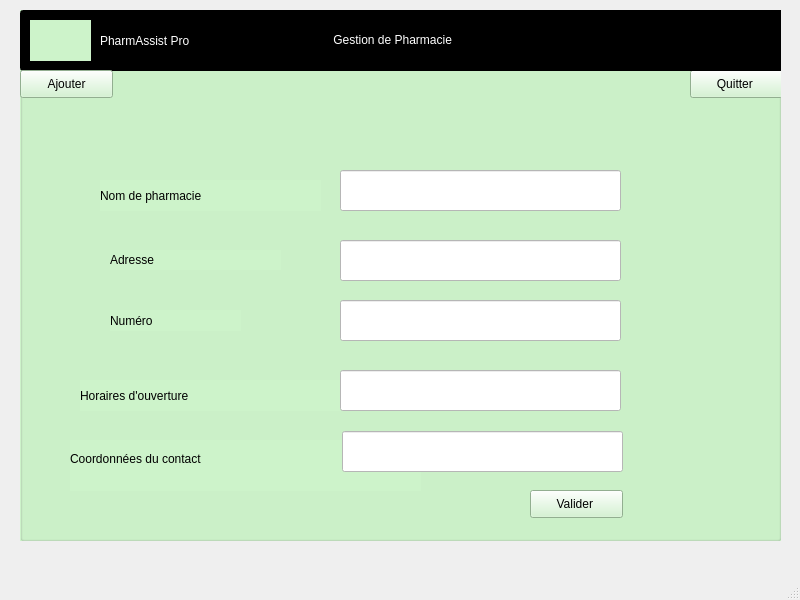
<?xml version="1.0" encoding="UTF-8"?>
<ui version="4.0">
 <class>MainWindow</class>
 <widget class="QMainWindow" name="MainWindow">
  <property name="geometry">
   <rect>
    <x>0</x>
    <y>0</y>
    <width>800</width>
    <height>600</height>
   </rect>
  </property>
  <property name="windowTitle">
   <string>MainWindow</string>
  </property>
  <widget class="QWidget" name="centralwidget">
   <widget class="QGroupBox" name="groupBox">
    <property name="geometry">
     <rect>
      <x>20</x>
      <y>10</y>
      <width>761</width>
      <height>531</height>
     </rect>
    </property>
    <property name="styleSheet">
     <string notr="true">background-color: rgb(205, 243, 202);</string>
    </property>
    <property name="title">
     <string/>
    </property>
    <widget class="QLabel" name="label_2">
     <property name="geometry">
      <rect>
       <x>80</x>
       <y>170</y>
       <width>221</width>
       <height>31</height>
      </rect>
     </property>
     <property name="styleSheet">
      <string notr="true">font: 75 14pt &quot;MS Shell Dlg 2&quot;;
</string>
     </property>
     <property name="text">
      <string>Nom de pharmacie</string>
     </property>
    </widget>
    <widget class="QLineEdit" name="lineEdit">
     <property name="geometry">
      <rect>
       <x>320</x>
       <y>160</y>
       <width>281</width>
       <height>41</height>
      </rect>
     </property>
     <property name="styleSheet">
      <string notr="true">background-color: rgb(255, 255, 255);</string>
     </property>
    </widget>
    <widget class="QLabel" name="label_3">
     <property name="geometry">
      <rect>
       <x>90</x>
       <y>240</y>
       <width>171</width>
       <height>20</height>
      </rect>
     </property>
     <property name="styleSheet">
      <string notr="true">font: 75 14pt &quot;MS Shell Dlg 2&quot;;</string>
     </property>
     <property name="text">
      <string>Adresse </string>
     </property>
    </widget>
    <widget class="QLineEdit" name="lineEdit_2">
     <property name="geometry">
      <rect>
       <x>320</x>
       <y>230</y>
       <width>281</width>
       <height>41</height>
      </rect>
     </property>
     <property name="styleSheet">
      <string notr="true">background-color: rgb(255, 255, 255);</string>
     </property>
    </widget>
    <widget class="QLabel" name="label_4">
     <property name="geometry">
      <rect>
       <x>90</x>
       <y>300</y>
       <width>131</width>
       <height>21</height>
      </rect>
     </property>
     <property name="styleSheet">
      <string notr="true">font: 75 14pt &quot;MS Shell Dlg 2&quot;;</string>
     </property>
     <property name="text">
      <string>Numéro </string>
     </property>
    </widget>
    <widget class="QLineEdit" name="lineEdit_3">
     <property name="geometry">
      <rect>
       <x>320</x>
       <y>290</y>
       <width>281</width>
       <height>41</height>
      </rect>
     </property>
     <property name="styleSheet">
      <string notr="true">background-color: rgb(255, 255, 255);</string>
     </property>
    </widget>
    <widget class="QLabel" name="label_5">
     <property name="geometry">
      <rect>
       <x>60</x>
       <y>370</y>
       <width>261</width>
       <height>31</height>
      </rect>
     </property>
     <property name="styleSheet">
      <string notr="true">font: 75 14pt &quot;MS Shell Dlg 2&quot;;</string>
     </property>
     <property name="text">
      <string>Horaires d'ouverture</string>
     </property>
    </widget>
    <widget class="QLineEdit" name="lineEdit_4">
     <property name="geometry">
      <rect>
       <x>320</x>
       <y>360</y>
       <width>281</width>
       <height>41</height>
      </rect>
     </property>
     <property name="styleSheet">
      <string notr="true">background-color: rgb(255, 255, 255);</string>
     </property>
    </widget>
    <widget class="QLabel" name="label_6">
     <property name="geometry">
      <rect>
       <x>50</x>
       <y>430</y>
       <width>351</width>
       <height>51</height>
      </rect>
     </property>
     <property name="styleSheet">
      <string notr="true">font: 75 14pt &quot;MS Shell Dlg 2&quot;;</string>
     </property>
     <property name="text">
      <string>Coordonnées du contact  
</string>
     </property>
    </widget>
    <widget class="QLineEdit" name="lineEdit_5">
     <property name="geometry">
      <rect>
       <x>322</x>
       <y>421</y>
       <width>281</width>
       <height>41</height>
      </rect>
     </property>
     <property name="styleSheet">
      <string notr="true">background-color: rgb(255, 255, 255);</string>
     </property>
    </widget>
    <widget class="QPushButton" name="pushButton">
     <property name="geometry">
      <rect>
       <x>510</x>
       <y>480</y>
       <width>93</width>
       <height>28</height>
      </rect>
     </property>
     <property name="text">
      <string>Valider </string>
     </property>
    </widget>
    <widget class="QPushButton" name="pushButton_2">
     <property name="geometry">
      <rect>
       <x>670</x>
       <y>60</y>
       <width>93</width>
       <height>28</height>
      </rect>
     </property>
     <property name="text">
      <string>Quitter </string>
     </property>
    </widget>
    <widget class="QLineEdit" name="lineEdit_6">
     <property name="geometry">
      <rect>
       <x>0</x>
       <y>0</y>
       <width>771</width>
       <height>61</height>
      </rect>
     </property>
     <property name="styleSheet">
      <string notr="true">background-color: rgb(0, 0, 0);</string>
     </property>
    </widget>
    <widget class="QLabel" name="label_7">
     <property name="geometry">
      <rect>
       <x>10</x>
       <y>10</y>
       <width>61</width>
       <height>41</height>
      </rect>
     </property>
     <property name="text">
      <string/>
     </property>
     <property name="pixmap">
      <pixmap>../../../Downloads/384359951_1179420659438660_6433440105690675358_n.png</pixmap>
     </property>
     <property name="scaledContents">
      <bool>true</bool>
     </property>
    </widget>
    <widget class="QLabel" name="label_9">
     <property name="geometry">
      <rect>
       <x>80</x>
       <y>20</y>
       <width>101</width>
       <height>21</height>
      </rect>
     </property>
     <property name="styleSheet">
      <string notr="true">color: rgb(255, 255, 255);
background-color: rgb(0, 0, 0);</string>
     </property>
     <property name="text">
      <string>PharmAssist Pro</string>
     </property>
    </widget>
    <widget class="QPushButton" name="pushButton_3">
     <property name="geometry">
      <rect>
       <x>0</x>
       <y>60</y>
       <width>93</width>
       <height>28</height>
      </rect>
     </property>
     <property name="text">
      <string>Ajouter</string>
     </property>
    </widget>
    <widget class="QLabel" name="label">
     <property name="geometry">
      <rect>
       <x>280</x>
       <y>20</y>
       <width>281</width>
       <height>20</height>
      </rect>
     </property>
     <property name="styleSheet">
      <string notr="true">color: rgb(255, 255, 255);
background-color: rgb(0, 0, 0);</string>
     </property>
     <property name="text">
      <string>          Gestion de Pharmacie </string>
     </property>
    </widget>
   </widget>
  </widget>
  <widget class="QMenuBar" name="menubar">
   <property name="geometry">
    <rect>
     <x>0</x>
     <y>0</y>
     <width>800</width>
     <height>26</height>
    </rect>
   </property>
  </widget>
  <widget class="QStatusBar" name="statusbar"/>
 </widget>
 <resources/>
 <connections/>
</ui>
